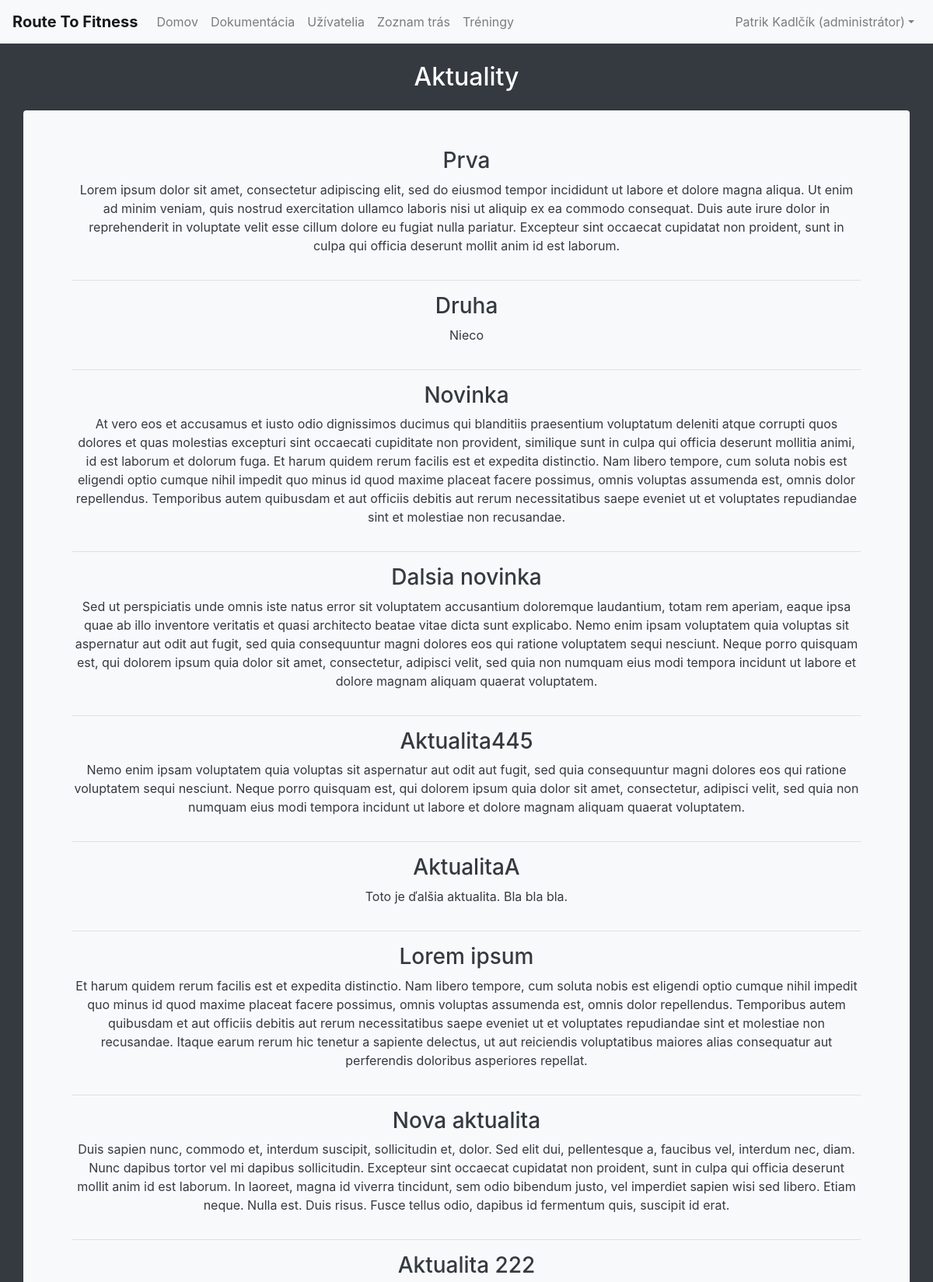
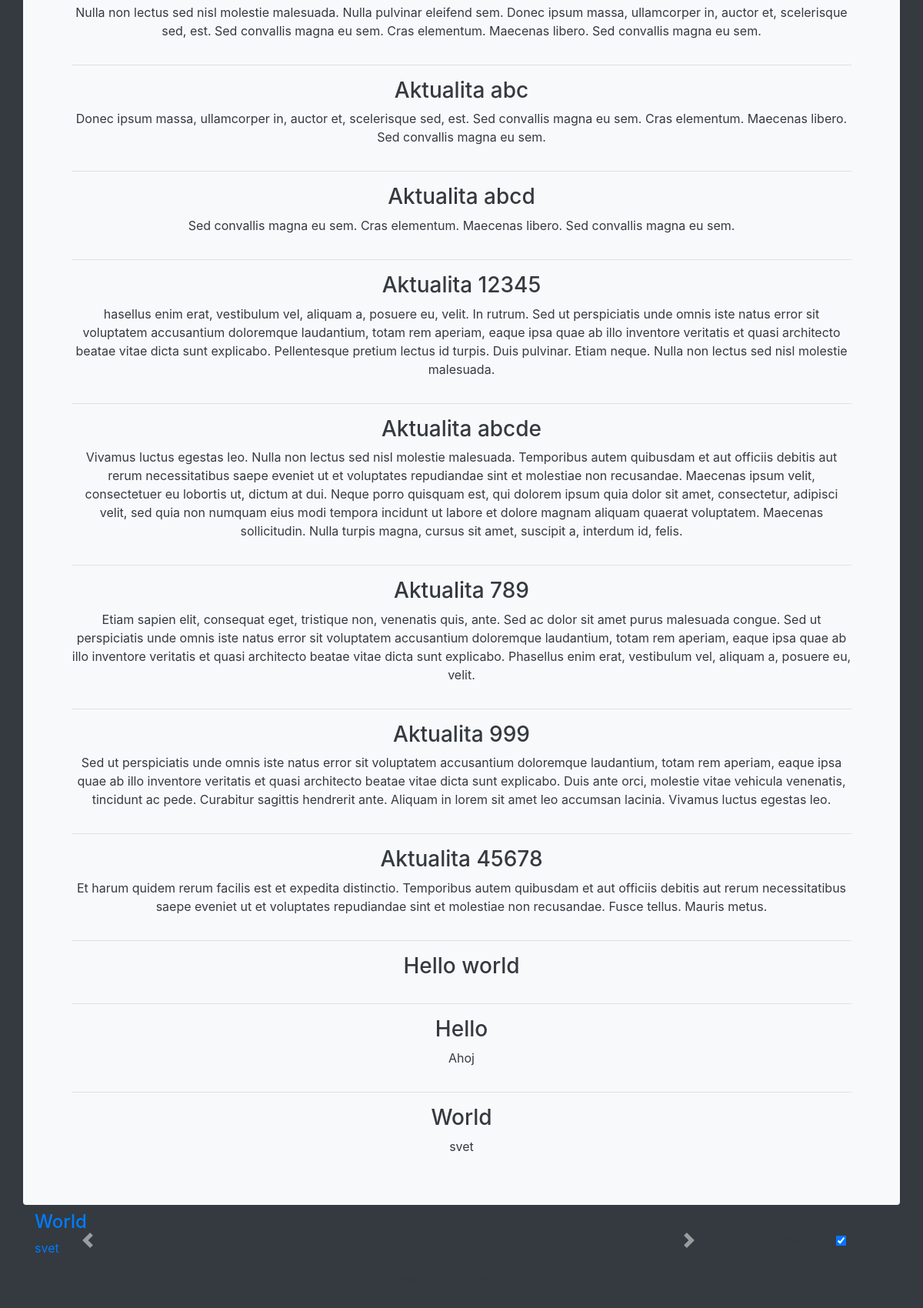
The app's page /news.php (signed in) with its own data (2 pictures, top to bottom).
### tables this page shows
CREATE TABLE `users` (
  `ID` int(10) UNSIGNED NOT NULL,
  `FIRSTNAME` varchar(50) NOT NULL,
  `SURNAME` varchar(50) NOT NULL,
  `EMAIL` varchar(254) NOT NULL,
  `SCHOOL_ID` int(10) UNSIGNED DEFAULT NULL,
  `ADDRESS_ID` int(10) UNSIGNED NOT NULL,
  `PASSWORD` varchar(64) NOT NULL,
  `ROLE` enum('user','admin') NOT NULL DEFAULT 'user',
  `SUBSCRIBED` tinyint(1) NOT NULL DEFAULT '0',
  `CONFIRMTIME` timestamp NULL DEFAULT NULL,
  `ACTIVE_ROUTE` int(10) UNSIGNED DEFAULT NULL
);

CREATE TABLE `news` (
  `ID` int(11) NOT NULL,
  `Nazov` text NOT NULL,
  `Text` longtext NOT NULL
);

### workers/dbConn.php (called while the page is built, shortened)
<?php
class DBConn {
    private $dbHost = "localhost";
    private $userTable = "users";
	private $dbName = "zaverecne";
	private $dbLogin = "batman";
	private $dbPass = "robin";
    private $db;
    function __construct(){
        if(!isset($this->db)){
            $conn = new mysqli($this->dbHost, $this->dbLogin, $this->dbPass, $this->dbName);
            if($conn->connect_error){
                die("Failed to connect with MySQL: " . $conn->connect_error);
            }else{
				$conn->set_charset("utf8");
                $this->db = $conn;
			}
        }
	}
	function getDB() {
		return $this->db;
	}
	function getUserData() {
		$stmt = $this->db->prepare("SELECT * FROM $this->userTable WHERE id = ?");
		$stmt->bind_param('i',$_SESSION["login"]["id"]);
		if ($stmt->execute() === false) {
		  trigger_error($stmt->error, E_USER_ERROR);
		}
		$result = $stmt->get_result()->fetch_object();
		if (strcmp($result->PASSWORD,$_SESSION["login"]["password"])==0) {
			return $result;
		}
		return false;
	}
}
?>

### news.php (the view, shortened to what this page needs)
<?php
include_once("workers/dbConn.php");
if (!isset($db)) $db = new DBConn();
$database = $db->getDB();
if (isset($_GET['news'])){
	$res = $database->query("SELECT Nazov, Text FROM news WHERE ID = ".$_GET['news']);
    $array = $res->fetch_all(MYSQLI_ASSOC);
} else {
	$res = $database->query("SELECT Nazov, Text FROM news");
    $array = $res->fetch_all(MYSQLI_ASSOC);
}
?>
<!doctype html>
<html>
<head>
    <?php require("includes/head.php");?>
</head>
<body class="bg-dark text-white">
<?php require("includes/navbar.php"); ?>
<div class="container text-center">
    <div class="row">
        <div class="col">
            <h2 class="m-4 d-inline-block">Aktuality</h2>
        </div>
    </div>
    <div class="row justify-content-center bg-light text-dark rounded p-5">
        <div class="col">
			<?php $first = true; foreach($array as $assoc):
			if($first) $first = false;
			else echo "<hr>" ?>
       		<div class="row">
       			<div class="col">
					<h3><?php echo $assoc["Nazov"]; ?></h3>
					<p><?php echo $assoc["Text"]; ?></p>
       			</div>
       		</div>
    		<?php endforeach;?>
        </div>
    </div>
</div>
<?php require("includes/footer.php");?>
</body>
</html>

### includes/navbar.php (shortened to what this page needs)
<?php
$role = false;
$currentSite = basename($_SERVER['PHP_SELF']);
$guestAllowed = array("index.php","register.php","confirm.php","documentation.php");
if (isset($_SESSION["login"])) {
	include_once("workers/dbConn.php");
	$userData = $db->getUserData();
	$role = $userData->ROLE;
} elseif (!in_array($currentSite, $guestAllowed)) banish();
?>
<nav class="navbar navbar-expand-lg navbar-light bg-light sticky-top">
	<a class="navbar-brand" href="#"><b>Route To Fitness</b></a>
	<div class="collapse navbar-collapse" id="navbarNavDropdown">
		<ul class="navbar-nav">
			<li class="nav-item"><a class="nav-link" href="index.php">Domov</a>
			<li class="nav-item"><a class="nav-link" href="documentation.php">Dokumentácia</a>
			<?php if ($role == "user"):  ?>
			<li class="nav-item"><a class="nav-link" href="routes.php">Zoznam trás</a>
			<li class="nav-item"><a class="nav-link" href="trainings.php">Tréningy</a>
			<?php elseif ($role == "admin"):  ?>
			<li class="nav-item"><a class="nav-link" href="users.php">Užívatelia</a>
			<li class="nav-item"><a class="nav-link" href="routes.php">Zoznam trás</a>
			<li class="nav-item"><a class="nav-link" href="trainings.php">Tréningy</a>
			<?php endif; ?>
		</ul>
		<ul class="navbar-nav ml-auto">
			<?php if ($role == "user"):  ?>
			<li class="nav-item dropdown">
				<a class="nav-link dropdown-toggle" href="#" id="navbarLoginMenuLink" data-toggle="dropdown" aria-haspopup="true" aria-expanded="false"><?php echo $userData->FIRSTNAME." ".$userData->SURNAME;?></a>
				<div class="dropdown-menu p-1" aria-labelledby="navbarLoginMenuLink">
					<a class="dropdown-item" href="add-route.php">Vytvor trasu</a>
					<a class="dropdown-item" href="add-training.php">Pridaj tréning</a>
					<div class="dropdown-divider"></div>
					<a class="dropdown-item" href="workers/logout.php">Odhlásenie</a>
				</div>
			</li>
			<?php elseif ($role == "admin"):  ?>
			<li class="nav-item dropdown">
				<a class="nav-link dropdown-toggle" href="#" id="navbarLoginMenuLink" data-toggle="dropdown" aria-haspopup="true" aria-expanded="false"><?php echo $userData->FIRSTNAME." ".$userData->SURNAME." (administrátor)";?></a>
			</li>
			<?php endif; ?>
		</ul>
	</div>
</nav>

### includes/footer.php (shortened to what this page needs)
<footer class="footer pt-2">
	<div class="container">
		<?php if ($role != false): ?>
		<div class="row">
			<div class="col-10">
				<div id="newsCarousel" class="carousel slide" data-ride="carousel">
					<div class="carousel-inner">
					<?php $res2 = $db->getDB()->query("SELECT ID, Nazov, Text FROM news ORDER BY id DESC");
					$first = true;
					for($i = 0; $i<3; $i++):
						if (($obj = $res2->fetch_object()) == false) break; ?>
						<div class="carousel-item <?php if ($first) {echo "active", $first = false;} ?>">
							<a style="text-dark" href="news.php?news=<?php echo $obj->ID;?>"><div class="carousel-content">
								<h4><?php echo $obj->Nazov; ?></h4>
								<p>
								<?php $lines = explode("\n", $obj->Text);
									if (count($lines) > 1) {
										$text = $lines[0]."\n".$lines[1];
									} else $text = $lines[0];
									echo $text;
								?>
								</p>
							</div></a>
						</div>
					<?php endfor; ?>
					</div>
					<a class="carousel-control-prev" href="#newsCarousel" role="button" data-slide="prev">
						<span class="carousel-control-prev-icon" aria-hidden="true"></span>
					</a>
					<a class="carousel-control-next" href="#newsCarousel" role="button" data-slide="next">
						<span class="carousel-control-next-icon" aria-hidden="true"></span>
					</a>
				</div>
			</div>
			<div class="col text-dark">
				<label class="chckbx d-flex flex-row w-100 h-100 align-items-center">
					<div class="m-2">Subscribe</div>
					<input id="subCheck" type="checkbox" <?php if($userData->SUBSCRIBED) echo "checked";?>>
				</label>
			</div>
		</div>
		<?php endif; ?>
		<div id="copyright" class="text-dark w-100 text-center">
		</div>
	</div>
</footer>

### records on screen
users: FIRSTNAME "Patrik", SURNAME "Kadlčík", SUBSCRIBED "☑"
news: Nazov "Prva", Text "Lorem ipsum dolor sit amet, consectetur adipiscing elit, sed do eiusmod tempor incididunt ut labore et dolore magna aliqua. Ut enim ad minim veniam, quis nostrud exercitation ullamco laboris nisi ut aliquip ex ea commodo consequat. Duis aute irure dolor in reprehenderit in voluptate velit esse cillum dolore eu fugiat nulla pariatur. Excepteur sint occaecat cupidatat non proident, sunt in culpa qui officia deserunt mollit anim id est laborum."
news: Nazov "Druha", Text "Nieco"
news: Nazov "Novinka", Text "At vero eos et accusamus et iusto odio dignissimos ducimus qui blanditiis praesentium voluptatum deleniti atque corrupti quos dolores et quas molestias excepturi sint occaecati cupiditate non provident, similique sunt in culpa qui officia deserunt mollitia animi, id est laborum et dolorum fuga. Et harum quidem rerum facilis est et expedita distinctio. Nam libero tempore, cum soluta nobis est eligendi optio cumque nihil impedit quo minus id quod maxime placeat facere possimus, omnis voluptas assumenda est, omnis dolor repellendus. Temporibus autem quibusdam et aut officiis debitis aut rerum necessitatibus saepe eveniet ut et voluptates repudiandae sint et molestiae non recusandae."
news: Nazov "Dalsia novinka", Text "Sed ut perspiciatis unde omnis iste natus error sit voluptatem accusantium doloremque laudantium, totam rem aperiam, eaque ipsa quae ab illo inventore veritatis et quasi architecto beatae vitae dicta sunt explicabo. Nemo enim ipsam voluptatem quia voluptas sit aspernatur aut odit aut fugit, sed quia consequuntur magni dolores eos qui ratione voluptatem sequi nesciunt. Neque porro quisquam est, qui dolorem ipsum quia dolor sit amet, consectetur, adipisci velit, sed quia non numquam eius modi tempora incidunt ut labore et dolore magnam aliquam quaerat voluptatem."
news: Nazov "Aktualita445", Text "Nemo enim ipsam voluptatem quia voluptas sit aspernatur aut odit aut fugit, sed quia consequuntur magni dolores eos qui ratione voluptatem sequi nesciunt. Neque porro quisquam est, qui dolorem ipsum quia dolor sit amet, consectetur, adipisci velit, sed quia non numquam eius modi tempora incidunt ut labore et dolore magnam aliquam quaerat voluptatem."
news: Nazov "AktualitaA", Text "Toto je ďalšia aktualita. Bla bla bla."
news: Nazov "Lorem ipsum", Text "Et harum quidem rerum facilis est et expedita distinctio. Nam libero tempore, cum soluta nobis est eligendi optio cumque nihil impedit quo minus id quod maxime placeat facere possimus, omnis voluptas assumenda est, omnis dolor repellendus. Temporibus autem quibusdam et aut officiis debitis aut rerum necessitatibus saepe eveniet ut et voluptates repudiandae sint et molestiae non recusandae. Itaque earum rerum hic tenetur a sapiente delectus, ut aut reiciendis voluptatibus maiores alias consequatur aut perferendis doloribus asperiores repellat."
news: Nazov "Nova aktualita", Text "Duis sapien nunc, commodo et, interdum suscipit, sollicitudin et, dolor. Sed elit dui, pellentesque a, faucibus vel, interdum nec, diam. Nunc dapibus tortor vel mi dapibus sollicitudin. Excepteur sint occaecat cupidatat non proident, sunt in culpa qui officia deserunt mollit anim id est laborum. In laoreet, magna id viverra tincidunt, sem odio bibendum justo, vel imperdiet sapien wisi sed libero. Etiam neque. Nulla est. Duis risus. Fusce tellus odio, dapibus id fermentum quis, suscipit id erat."
news: Nazov "Aktualita 222", Text "Nulla non lectus sed nisl molestie malesuada. Nulla pulvinar eleifend sem. Donec ipsum massa, ullamcorper in, auctor et, scelerisque sed, est. Sed convallis magna eu sem. Cras elementum. Maecenas libero. Sed convallis magna eu sem."
news: Nazov "Aktualita abc", Text "Donec ipsum massa, ullamcorper in, auctor et, scelerisque sed, est. Sed convallis magna eu sem. Cras elementum. Maecenas libero. Sed convallis magna eu sem."
news: Nazov "Aktualita abcd", Text "Sed convallis magna eu sem. Cras elementum. Maecenas libero. Sed convallis magna eu sem."
news: Nazov "Aktualita 12345", Text "hasellus enim erat, vestibulum vel, aliquam a, posuere eu, velit. In rutrum. Sed ut perspiciatis unde omnis iste natus error sit voluptatem accusantium doloremque laudantium, totam rem aperiam, eaque ipsa quae ab illo inventore veritatis et quasi architecto beatae vitae dicta sunt explicabo. Pellentesque pretium lectus id turpis. Duis pulvinar. Etiam neque. Nulla non lectus sed nisl molestie malesuada."
news: Nazov "Aktualita abcde", Text "Vivamus luctus egestas leo. Nulla non lectus sed nisl molestie malesuada. Temporibus autem quibusdam et aut officiis debitis aut rerum necessitatibus saepe eveniet ut et voluptates repudiandae sint et molestiae non recusandae. Maecenas ipsum velit, consectetuer eu lobortis ut, dictum at dui. Neque porro quisquam est, qui dolorem ipsum quia dolor sit amet, consectetur, adipisci velit, sed quia non numquam eius modi tempora incidunt ut labore et dolore magnam aliquam quaerat voluptatem. Maecenas sollicitudin. Nulla turpis magna, cursus sit amet, suscipit a, interdum id, felis."
news: Nazov "Aktualita 789", Text "Etiam sapien elit, consequat eget, tristique non, venenatis quis, ante. Sed ac dolor sit amet purus malesuada congue. Sed ut perspiciatis unde omnis iste natus error sit voluptatem accusantium doloremque laudantium, totam rem aperiam, eaque ipsa quae ab illo inventore veritatis et quasi architecto beatae vitae dicta sunt explicabo. Phasellus enim erat, vestibulum vel, aliquam a, posuere eu, velit."
news: Nazov "Aktualita 999", Text "Sed ut perspiciatis unde omnis iste natus error sit voluptatem accusantium doloremque laudantium, totam rem aperiam, eaque ipsa quae ab illo inventore veritatis et quasi architecto beatae vitae dicta sunt explicabo. Duis ante orci, molestie vitae vehicula venenatis, tincidunt ac pede. Curabitur sagittis hendrerit ante. Aliquam in lorem sit amet leo accumsan lacinia. Vivamus luctus egestas leo."
news: Nazov "Aktualita 45678", Text "Et harum quidem rerum facilis est et expedita distinctio. Temporibus autem quibusdam et aut officiis debitis aut rerum necessitatibus saepe eveniet ut et voluptates repudiandae sint et molestiae non recusandae. Fusce tellus. Mauris metus."
news: Nazov "Hello world"
news: Nazov "Hello", Text "Ahoj"
news: Nazov "World", Text "svet"
